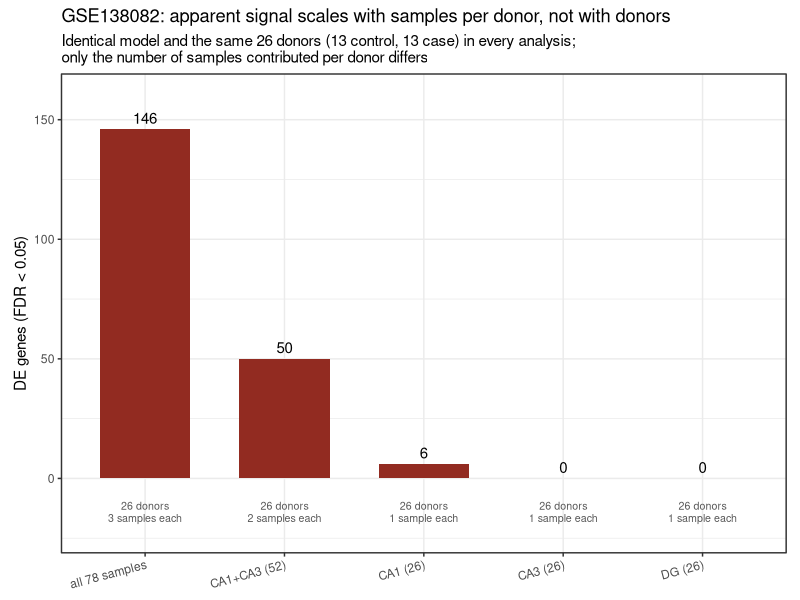
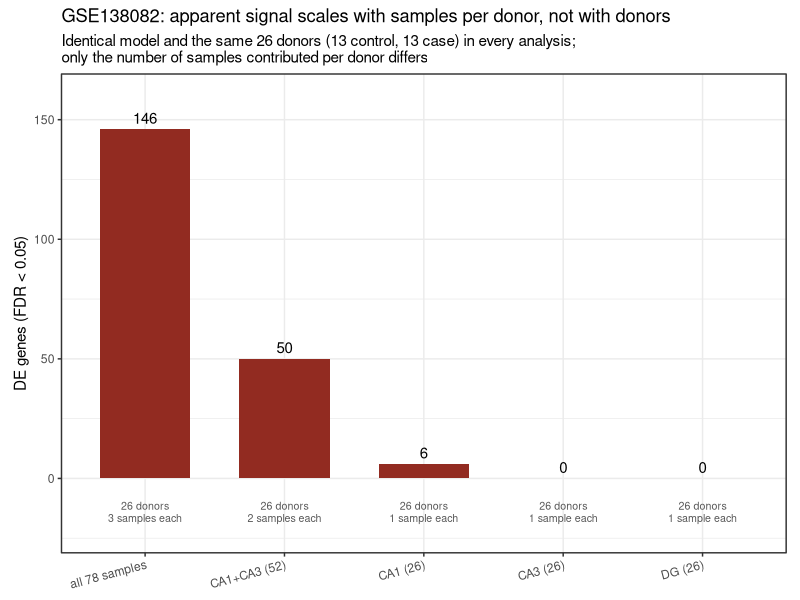

Source code (R) for these figures, in order:
.libPaths(c(Sys.getenv("R_LIBS_USER"), .libPaths()))
if (isTRUE(capabilities("cairo"))) options(bitmapType = "cairo")
suppressMessages(library(ggplot2))
OUT <- "/rds/projects/e/elhamsak-dissertation-autism-2/RNA_seq/DE_analysis/DISSERTATION_final/Transcriptomics_SCZ/figures"

dl <- data.frame(
  subset = factor(c("all 78 samples","CA1+CA3 (52)","CA1 (26)","CA3 (26)","DG (26)"),
           levels=c("all 78 samples","CA1+CA3 (52)","CA1 (26)","CA3 (26)","DG (26)")),
  donors = c("26 donors\n3 samples each","26 donors\n2 samples each",
             "26 donors\n1 sample each","26 donors\n1 sample each","26 donors\n1 sample each"),
  genes  = c(146, 50, 6, 0, 0))

p <- ggplot(dl, aes(subset, genes)) +
  geom_col(fill="#922B21", width=.65) +
  geom_text(aes(label=genes), vjust=-.5, size=3.8) +
  geom_text(aes(label=donors, y=-14), size=2.7, colour="grey35", lineheight=.95) +
  coord_cartesian(ylim=c(-22, 160), clip="off") +
  theme_bw() +
  theme(axis.text.x=element_text(angle=15, hjust=1),
        plot.margin=margin(6, 10, 6, 10)) +
  labs(x=NULL, y="DE genes (FDR < 0.05)",
    title="GSE138082: apparent signal scales with samples per donor, not with donors",
    subtitle="Identical model and the same 26 donors (13 control, 13 case) in every analysis;\nonly the number of samples contributed per donor differs")

ggsave(file.path(OUT,"Fig_4_subfield_pseudoreplication.pdf"), p, width=8.5, height=5.8)
ggsave(file.path(OUT,"Fig_4_subfield_pseudoreplication.png"), p, width=8.5, height=5.8, dpi=150)
cat("done\n")
